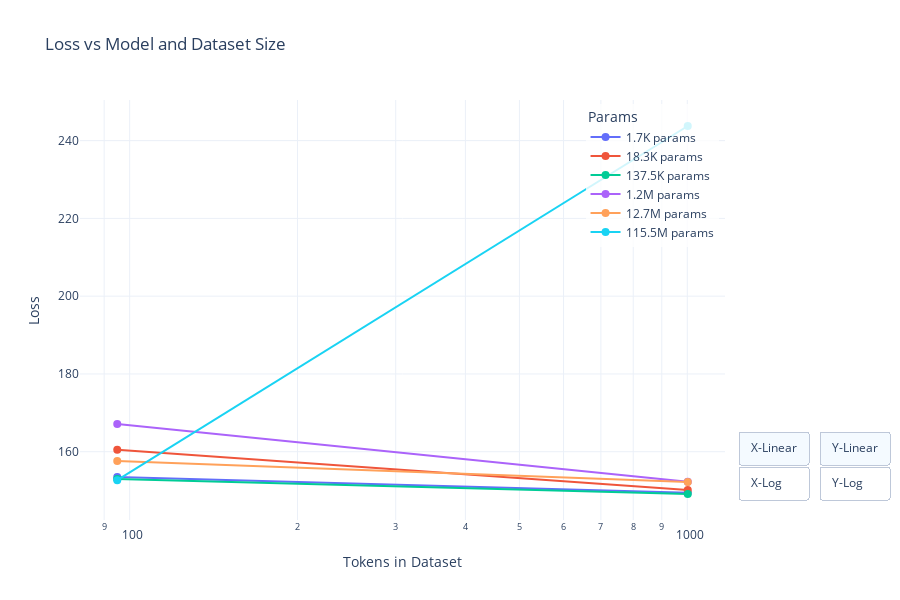

Notebook source saved alongside this figure:
### Code cell
# This adds a new cell after your data loading code to create the desired visualization
import numpy as np
import plotly.graph_objects as go
import plotly.express as px
from IPython.display import display
import ipywidgets as widgets
from scipy.optimize import curve_fit
import math

# Function to create the Loss vs Model and Dataset Size plot
def create_model_dataset_plot(all_detailed_runs, experiment_filename):
    fig = go.Figure()
    
    # Get data from the first experiment (or chosen one)
    detailed_runs = all_detailed_runs[experiment_filename]
    
    # Define a color map for different parameter sizes
    color_palette = px.colors.qualitative.Plotly
    model_sizes = set()
    
    # First, collect all unique model sizes for consistent color mapping
    for ds_size, runs in detailed_runs.items():
        for run_info in runs:
            num_params = run_info[0]
            model_sizes.add(num_params)
    
    model_sizes = sorted(list(model_sizes))
    color_map = {size: color_palette[i % len(color_palette)] for i, size in enumerate(model_sizes)}
    
    # Format dataset sizes and model parameters for more readable display
    def format_number(num):
        if num >= 1e9:
            return f"{num/1e9:.1f}B"
        elif num >= 1e6:
            return f"{num/1e6:.1f}M"
        elif num >= 1e3:
            return f"{num/1e3:.1f}K"
        else:
            return f"{num:.1f}"
    
    # For each model size, plot a line across dataset sizes
    for model_size in model_sizes:
        ds_sizes = []
        val_losses = []
        
        # Collect validation losses for this model size across all dataset sizes
        for ds_size, runs in detailed_runs.items():
            # Find the run with this model size
            for run_info in runs:
                num_params, val_loss, _, _ = run_info
                if num_params == model_size:
                    ds_sizes.append(ds_size)
                    val_losses.append(val_loss)
                    break
        
        # Sort by dataset size for proper line plotting
        if ds_sizes:
            sorted_indices = np.argsort(ds_sizes)
            sorted_ds_sizes = [ds_sizes[i] for i in sorted_indices]
            sorted_val_losses = [val_losses[i] for i in sorted_indices]
            
            # Add trace for this model size
            fig.add_trace(
                go.Scatter(
                    x=sorted_ds_sizes,
                    y=sorted_val_losses,
                    mode='lines+markers',
                    name=f"{format_number(model_size)} params",
                    line=dict(color=color_map[model_size]),
                    marker=dict(color=color_map[model_size], size=8)
                )
            )
    
    # Update layout
    fig.update_layout(
        title="Loss vs Model and Dataset Size",
        xaxis_title="Tokens in Dataset",
        yaxis_title="Loss",
        template="plotly_white",
        width=900,
        height=600,
        legend_title="Params",
        legend=dict(
            yanchor="top",
            y=0.99,
            xanchor="right",
            x=0.99,
            bgcolor="rgba(255, 255, 255, 0.8)"
        )
    )
    
    # Set log scale for x-axis by default
    fig.update_xaxes(type="log")
    
    # Add buttons for toggling axis scales
    xaxis_buttons = [
        dict(args=[{"xaxis.type": "linear"}], label="X-Linear", method="relayout"),
        dict(args=[{"xaxis.type": "log"}], label="X-Log", method="relayout")
    ]
    yaxis_buttons = [
        dict(args=[{"yaxis.type": "linear"}], label="Y-Linear", method="relayout"),
        dict(args=[{"yaxis.type": "log"}], label="Y-Log", method="relayout")
    ]
    
    fig.update_layout(
        updatemenus=[
            dict(type="buttons", direction="up", x=1.02, y=0.05, xanchor="left", yanchor="bottom",
                 showactive=True, buttons=xaxis_buttons),
            dict(type="buttons", direction="up", x=1.145, y=0.05, xanchor="left", yanchor="bottom",
                 showactive=True, buttons=yaxis_buttons)
        ]
    )
    
    # Fit power law curves for each model size if enough points
    for model_size in model_sizes:
        ds_sizes = []
        val_losses = []
        
        for ds_size, runs in detailed_runs.items():
            for run_info in runs:
                num_params, val_loss, _, _ = run_info
                if num_params == model_size:
                    ds_sizes.append(ds_size)
                    val_losses.append(val_loss)
                    break
        
        if len(ds_sizes) >= 3:  # Need at least 3 points for a reasonable fit
            sorted_indices = np.argsort(ds_sizes)
            sorted_ds_sizes = np.array([ds_sizes[i] for i in sorted_indices])
            sorted_val_losses = np.array([val_losses[i] for i in sorted_indices])
            
            # Extend the x range for the fitted curve
            min_ds = min(sorted_ds_sizes)
            max_ds = max(sorted_ds_sizes)
            extended_ds = np.logspace(math.log10(min_ds*0.5), math.log10(max_ds*2), 100)
            
            try:
                # Define power law function
                def power_law(x, a, b):
                    return a * x ** (-b)
                
                # Fit curve
                popt, _ = curve_fit(power_law, sorted_ds_sizes, sorted_val_losses, p0=(1, 0.1))
                a, b = popt
                
                # Add fitted curve
                fig.add_trace(
                    go.Scatter(
                        x=extended_ds,
                        y=power_law(extended_ds, a, b),
                        mode='lines',
                        line=dict(color=color_map[model_size], dash='dot'),
                        showlegend=False
                    )
                )
            except:
                # If curve fitting fails, just skip it
                pass
    
    return fig

# Call the function with your data
# Example usage after your data loading section:
model_dataset_fig = create_model_dataset_plot(all_detailed_runs, experiment_filenames[0])
display(model_dataset_fig)

### Figure 1 — Plotly figure (JSON) as saved in the notebook; plotly's stock layout.template omitted (floating-point values rounded to 4 significant figures)
{"data": [{"line": {"color": "#636EFA"}, "marker": {"color": "#636EFA", "size": 8}, "mode": "lines+markers", "name": "1.7K params", "type": "scatter", "x": [95, 1002], "y": [153.5, 149.5]}, {"line": {"color": "#EF553B"}, "marker": {"color": "#EF553B", "size": 8}, "mode": "lines+markers", "name": "18.3K params", "type": "scatter", "x": [95, 1002], "y": [160.5, 150.1]}, {"line": {"color": "#00CC96"}, "marker": {"color": "#00CC96", "size": 8}, "mode": "lines+markers", "name": "137.5K params", "type": "scatter", "x": [95, 1002], "y": [153.0, 149.1]}, {"line": {"color": "#AB63FA"}, "marker": {"color": "#AB63FA", "size": 8}, "mode": "lines+markers", "name": "1.2M params", "type": "scatter", "x": [95, 1002], "y": [167.2, 152.3]}, {"line": {"color": "#FFA15A"}, "marker": {"color": "#FFA15A", "size": 8}, "mode": "lines+markers", "name": "12.7M params", "type": "scatter", "x": [95, 1002], "y": [157.6, 152.2]}, {"line": {"color": "#19D3F3"}, "marker": {"color": "#19D3F3", "size": 8}, "mode": "lines+markers", "name": "115.5M params", "type": "scatter", "x": [95, 1002], "y": [152.7, 243.8]}], "layout": {"height": 600, "legend": {"bgcolor": "rgba(255, 255, 255, 0.8)", "title": {"text": "Params"}, "x": 0.99, "xanchor": "right", "y": 0.99, "yanchor": "top"}, "title": {"text": "Loss vs Model and Dataset Size"}, "updatemenus": [{"buttons": [{"args": [{"xaxis.type": "linear"}], "label": "X-Linear", "method": "relayout"}, {"args": [{"xaxis.type": "log"}], "label": "X-Log", "method": "relayout"}], "direction": "up", "showactive": true, "type": "buttons", "x": 1.02, "xanchor": "left", "y": 0.05, "yanchor": "bottom"}, {"buttons": [{"args": [{"yaxis.type": "linear"}], "label": "Y-Linear", "method": "relayout"}, {"args": [{"yaxis.type": "log"}], "label": "Y-Log", "method": "relayout"}], "direction": "up", "showactive": true, "type": "buttons", "x": 1.145, "xanchor": "left", "y": 0.05, "yanchor": "bottom"}], "width": 900, "xaxis": {"title": {"text": "Tokens in Dataset"}, "type": "log"}, "yaxis": {"title": {"text": "Loss"}}}}
